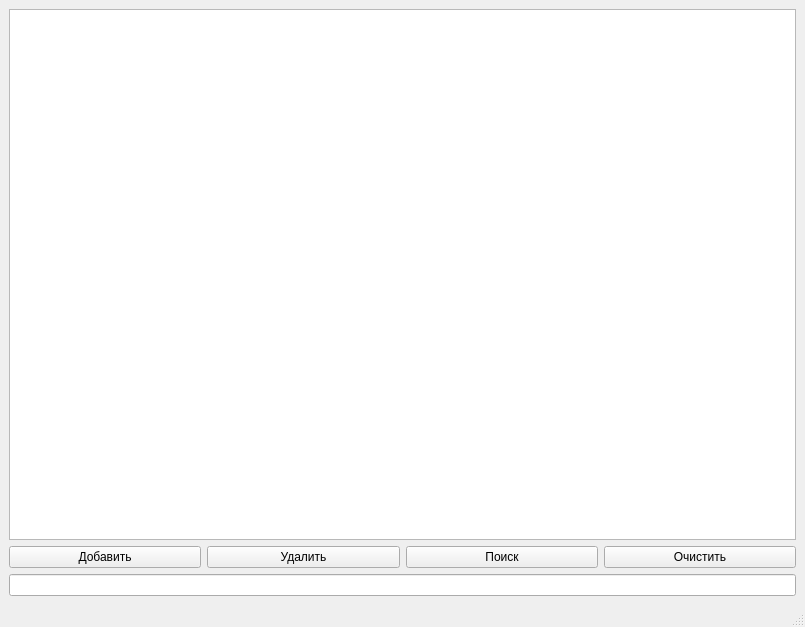
<?xml version="1.0" encoding="UTF-8"?>
<ui version="4.0">
 <class>MainWindow</class>
 <widget class="QMainWindow" name="MainWindow">
  <property name="geometry">
   <rect>
    <x>0</x>
    <y>0</y>
    <width>805</width>
    <height>627</height>
   </rect>
  </property>
  <property name="windowTitle">
   <string>MainWindow</string>
  </property>
  <widget class="QWidget" name="centralwidget">
   <layout class="QVBoxLayout" name="verticalLayout">
    <item>
     <layout class="QHBoxLayout" name="horizontalLayout">
      <item>
       <widget class="QGraphicsView" name="graphicsView"/>
      </item>
     </layout>
    </item>
    <item>
     <layout class="QVBoxLayout" name="verticalLayout_2">
      <item>
       <layout class="QHBoxLayout" name="horizontalLayout_3">
        <item>
         <widget class="QPushButton" name="pushButton_incertNode">
          <property name="text">
           <string>Добавить</string>
          </property>
         </widget>
        </item>
        <item>
         <widget class="QPushButton" name="pushButton_removeNode">
          <property name="text">
           <string>Удалить</string>
          </property>
         </widget>
        </item>
        <item>
         <widget class="QPushButton" name="pushButton_searchNode">
          <property name="text">
           <string>Поиск</string>
          </property>
         </widget>
        </item>
        <item>
         <widget class="QPushButton" name="pushButton_clearTree">
          <property name="text">
           <string>Очистить</string>
          </property>
         </widget>
        </item>
       </layout>
      </item>
      <item>
       <widget class="QLineEdit" name="lineEdit"/>
      </item>
     </layout>
    </item>
   </layout>
  </widget>
  <widget class="QMenuBar" name="menubar">
   <property name="geometry">
    <rect>
     <x>0</x>
     <y>0</y>
     <width>805</width>
     <height>26</height>
    </rect>
   </property>
  </widget>
  <widget class="QStatusBar" name="statusbar"/>
 </widget>
 <resources/>
 <connections/>
</ui>
